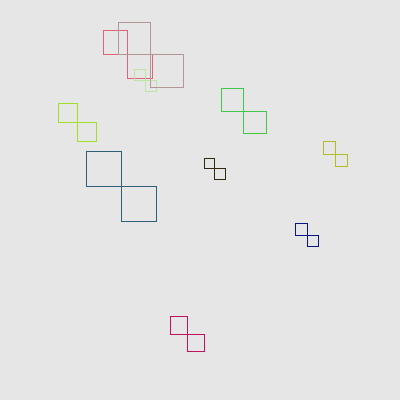
Frame 1 (no input)
Frame 60 (the mouse pressed at the canvas centre just before this capture): identical to frame 1, image omitted
Frame 120 (the mouse held since frame 60 and released just before this capture): identical to frame 1, image omitted

The Processing sketch that drew this single still picture (run headless with seeded random() and noise(); from frame 60 on, the mouse is pressed at the canvas centre):

// Processing sketch: processing_92082
// ── processing_92082.pde

//alexandra merski amerski@nadrew.cmu.edu
//copyright 2013

 
float [ ] xList = {random(50, 350),
    random(50, 350),
    random(50, 350),
    random(50, 350),
    random(50, 350),
    random(50, 350),
    random(50, 350),
    random(50, 350),
    random(50, 350),
    random(50, 350) };

float [ ] yList = {random(50, 350),
    random(50, 350),
    random(50, 350),
    random(50, 350),
    random(50, 350),
    random(50, 350),
    random(50, 350),
    random(50, 350),
    random(50, 350),
    random(50, 350) };

float [ ] sizeList = {random(10, 40),
    random(10, 40),
    random(10, 40),
    random(10, 40),
    random(10, 40),
    random(10, 40),
    random(10, 40),
    random(10, 40),
    random(10, 40),
    random(10, 40) };

int [ ] colList = {color(random(255), random(255), random(255)),
    color(random(255), random(255), random(255)),
    color(random(255), random(255), random(255)),
    color(random(255), random(255), random(255)),
    color(random(255), random(255), random(255)),
    color(random(255), random(255), random(255)),
    color(random(255), random(255), random(255)),
    color(random(255), random(255), random(255)),
    color(random(255), random(255), random(255)),
     color(random(255), random(255), random(255)) };
                    
void setup()
{
  size(400, 400); 
  background(230);
  smooth();
  strokeWeight (1);
}
 
void draw()
{
  drawFigure();
}
 
void drawFigure()
{
  for(int i = 0; i < xList.length; i++)
  {
    stroke(colList[i]);
    noFill ();
    rect(xList[i], yList[i], sizeList[i], sizeList[i]);
    rect(xList[i]-sizeList[i], yList[i]-sizeList[i], sizeList[i], sizeList[i]);
  }
}
